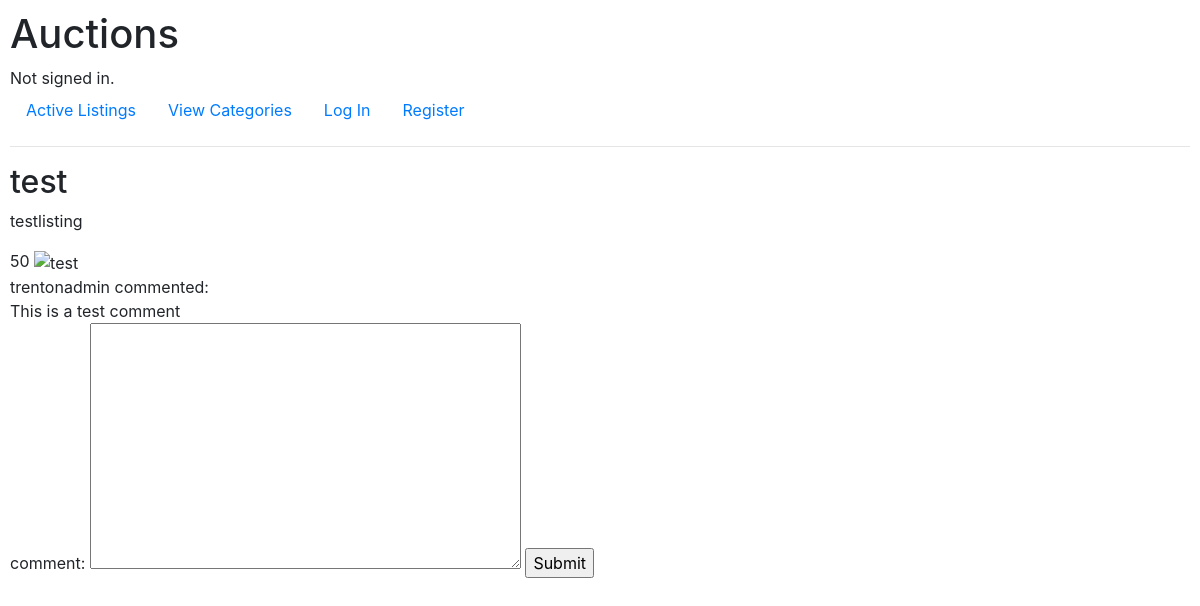
The app's page /4, older data.
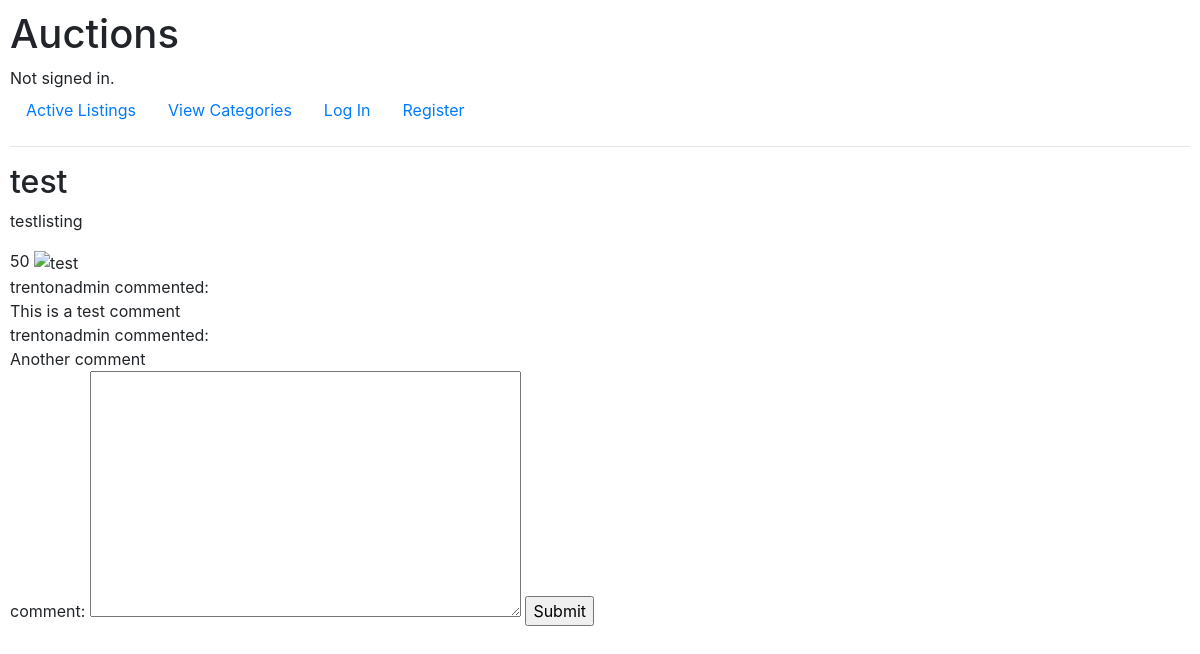
The same page, newer data.
### auctions/models.py (models this page shows, shortened)
class Listing(models.Model):
    id = models.AutoField(primary_key=True)
    title = models.CharField(max_length=64)
    description = models.CharField(max_length=64)
    price = models.IntegerField()
    image = models.CharField(max_length=128, blank=True)
    category = models.CharField(blank=True, max_length=64)
    active = models.BooleanField()
    user = models.ForeignKey(User, blank=True, on_delete=models.CASCADE, related_name="userListing")

class Comments(models.Model):
    id = models.AutoField(primary_key=True)
    user = models.ForeignKey(User, blank=True, on_delete=models.CASCADE, related_name="userComment")
    content = models.CharField(max_length=128)
    currentListing = models.ForeignKey(Listing, on_delete=models.CASCADE, related_name="commentListing")

class User(AbstractUser):
    id = models.AutoField(primary_key=True)

### auctions/views.py (the view)
# urls.py: path("<int:listing_id>", views.listing, name="listing")
def listing(request, listing_id):
    if request.method == "POST":
        pass
    else:
        listing = Listing.objects.get(pk=listing_id)
        currentPrice = listing.price
        highestBid = Bid.objects.filter(price=currentPrice, currentListing = listing_id)
        if highestBid.first():
            highestBid = highestBid[0]
        else:
            highestBid = listing.price
        commentform = NewCommentForm()
        bidform = NewBidForm(initial={'bid': currentPrice})
        comments = Comments.objects.filter(currentListing = listing_id)
        return render(request, "auctions/listing.html", {
            "comments": comments,
            "listing": listing,
            "bidform": bidform,
            "commentform": commentform,
            "highestBid": highestBid
        })

### auctions/views.py
class NewBidForm(forms.Form):
    bid = forms.IntegerField(label="bid")

class NewCommentForm(forms.Form):
    comment = forms.CharField(label="comment", widget=forms.Textarea)

### auctions/templates/auctions/listing.html (shortened to what this page needs)
{% extends "auctions/layout.html" %}
{% block body %}
    <h2>{{ listing.title }}</h2>
        <p>{{ listing.description }}</p>
        {{ listing.price }}
        <img src="{{ listing.image }}" alt="{{ listing.title }}" width="500" height="600">
        {% for comment in comments %}
            <div class="comment">{{ comment.user }} commented:
                <div>{{ comment.content }}</div>
            </div>
            {% empty %}
            <h1>No Comments Yet!</h1>
        {% endfor %}
        <form action="{% url 'comment' listing.id %}" method="post">
            {{ commentform }}
            <input type="submit">
        </form>
{% endblock %}

### auctions/templates/auctions/layout.html (shortened to what this page needs)
{% load static %}
<!DOCTYPE html>
<html lang="en">
    <head>
        <link rel="stylesheet" href="https://stackpath.bootstrapcdn.com/bootstrap/4.4.1/css/bootstrap.min.css">
        <link href="{% static 'auctions/styles.css' %}" rel="stylesheet">
    </head>
    <body>
        <h1>Auctions</h1>
        <div>
            {% if user.is_authenticated %}
                Signed in as <strong>{{ user.username }}</strong>.
            {% else %}
                Not signed in.
            {% endif %}
        </div>
        <ul class="nav">
            <li class="nav-item">
                <a class="nav-link" href="{% url 'index' %}">Active Listings</a>
            </li>
            <li class="nav-item">
                <a class="nav-link" href="{% url 'categories' %}">View Categories</a>
            </li>
            {% if user.is_authenticated %}
                <li class="nav-item">
                    <a class="nav-link" href="{% url 'create' %}">Create A Listing?</a>
                </li>
                <li class="nav-item">
                    <a class="nav-link" href="watchList">Check Watchlist?</a>
                </li>
                <li class="nav-item">
                    <a class="nav-link" href="{% url 'logout' %}">Log Out</a>
                </li>
            {% else %}
                <li class="nav-item">
                    <a class="nav-link" href="{% url 'login' %}">Log In</a>
                </li>
                <li class="nav-item">
                    <a class="nav-link" href="{% url 'register' %}">Register</a>
                </li>
            {% endif %}
        </ul>
        <hr>
        {% block body %}
        {% endblock %}
    </body>
</html>

### auctions/static/auctions/styles.css (style rules this page uses)
body { padding: 10px; }

Row changes from the older to the newer data that the page shows:
added Comments: user "trentonadmin", content "Another comment"
